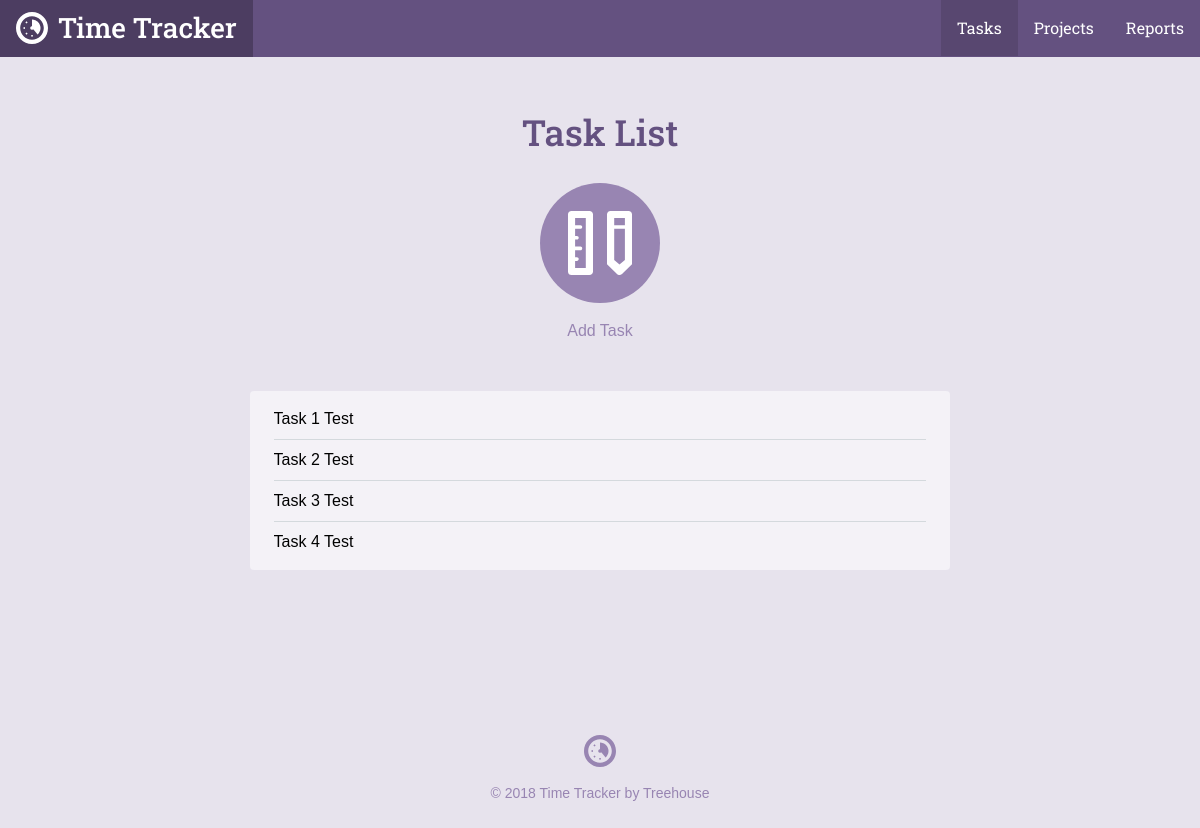
Before: /task_list.php with the older database file.
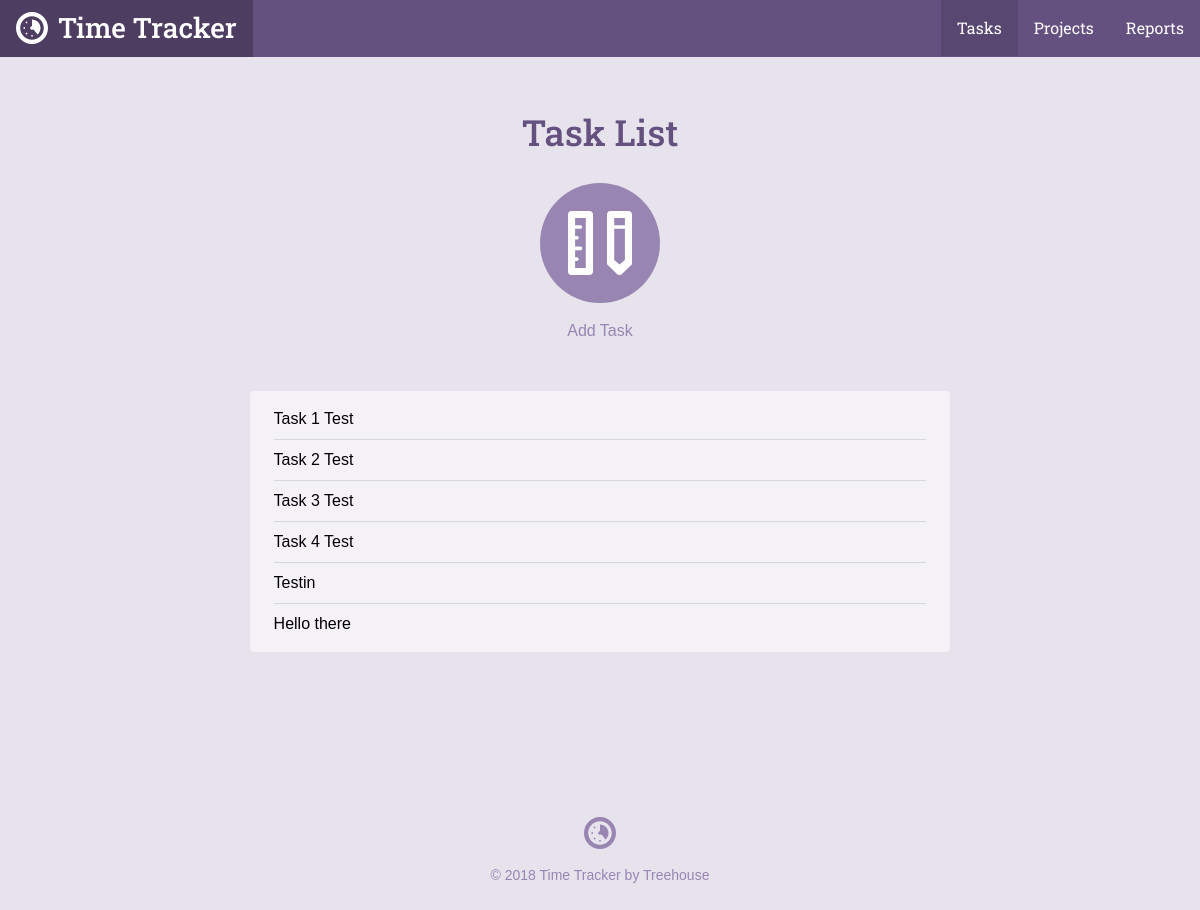
After: the same page with the newer database file.
### tables this page shows
CREATE TABLE `tasks` (
	`task_id`	INTEGER PRIMARY KEY AUTOINCREMENT,
	`project_id`	INTEGER,
	`title`	TEXT,
	`date`	INTEGER NOT NULL,
	`time`	TEXT NOT NULL
);

### inc/functions.php (called while the page is built, shortened)
<?php
function get_task_list() {
    include 'connection.php';
    $sql = 'SELECT tasks.*, projects.title AS project FROM tasks
        JOIN projects ON tasks.project_id = projects.project_id';
    try {
        return $db->query($sql);
    } catch (Exception $e) {
        echo 'Error!: ' . $e->getMessage() . '</br >';
        return array();
    }
}

### task_list.php (the view, shortened to what this page needs)
<?php
require 'inc/functions.php';
$page = "tasks";
include 'inc/header.php';
?>
<div class="section catalog random">
    <div class="col-container page-container">
        <div class="col col-70-md col-60-lg col-center">
            <h1 class="actions-header">Task List</h1>
            <div class="actions-item">
                <a class="actions-link" href="task.php">
                    <span class="actions-icon">
                        <svg viewbox="0 0 64 64"><use xlink:href="#task_icon"></use></svg>
                    </span>
                Add Task</a>
            </div>
            <div class="form-container">
                <ul class="items">
                    <?php foreach (get_task_list() as $item) : ?>
                        <?= '<li>' . $item['title'] . '</li>' ?>
                    <?php endforeach; ?>
                </ul>
            </div>
        </div>
    </div>
</div>
<?php include("inc/footer.php"); ?>

### inc/header.php (shortened to what this page needs)
<html>
<head>
	<link rel="stylesheet" href="css/style.css" type="text/css">
</head>
<body>
	<header class="header">
    <div class="col-container">
  		<h1>
        <a class="logo" href="./">
          <svg viewbox="0 0 64 64" class="logo-icon"><use xlink:href="#logo_icon"></use></svg>
          <span class="logo-name">Time Tracker</span>
        </a>
      </h1>
  		<ul class="nav">
        <li class="nav-item tasks<?php if ($page == "tasks") { echo " on"; } ?>"><a class="nav-link" href="task_list.php">Tasks</a></li>
        <li class="nav-item projects<?php if ($page == "projects") { echo " on"; } ?>"><a class="nav-link" href="project_list.php">Projects</a></li>
        <li class="nav-item reports<?php if ($page == "reports") { echo " on"; } ?>"><a class="nav-link" href="reports.php">Reports</a></li>
      </ul>
    </div>
  </header>
	<div id="content">

### inc/footer.php
</div>
	<footer class="footer">
    <div class="col-container">
      <svg viewbox="0 0 64 64" class="logo-icon"><use xlink:href="#logo_icon"></use></svg>
  		<p class="footer-copy">&copy; <?php echo date("Y"); ?> Time Tracker by Treehouse</p>
    </div>
	</footer>
</body>
</html>

### css/style.css (style rules this page uses)
*,:after,:before { box-sizing:border-box }
html { font-family:sans-serif;-ms-text-size-adjust:100%;-webkit-text-size-adjust:100% }
body { margin:0 }
article,aside,details,figcaption,figure,footer,header,hgroup,main,menu,nav,section,summary { display:block }
a { background-color:transparent }
h1 { font-size:2em;margin:.67em 0 }
svg:not(:root) { overflow:hidden }
html { font-size:100%;line-height:1.5;-webkit-tap-highlight-color:transparent }
body { font-size:1rem;font-family:"Gotham Rounded A","Gotham Rounded B","Helvetica",Helvetica,Arial,sans-serif;font-style:normal;font-weight:400 }
.col { float:left;width:100% }
.col-container:before,.col-container:after { content:" ";display:table }
.col-container:after { clear:both }
.col-center { float:none;margin:0 auto }
@media screen and (min-width: 680px) { .col-70-md { width:70% !important } }
@media screen and (min-width: 960px) { .col-60-lg { width:60% !important } }
h1,h2,h3,h4,h5,h6 { color:#40484a;display:block;font-weight:500;margin:0;text-rendering:optimizeLegibility }
h1 { font-size:2.25rem }
p { color:#576366;font-size:1rem;line-height:1.5;margin:0 }
a { color:#3f8abf;cursor:pointer;transition:color 300ms 0s ease;text-decoration:none }
ul,ol { margin:0;padding:0 0 0 2rem }
body { background-color:#e7e3ed }
h1,h2,h3,h4,h5,h6 { color:#645180;font-family:"Roboto Slab", Helvetica, Arial, sans-serif }
p { color:#7D669E }
.header { background-color:#645180;overflow:hidden }
.header h1 { float:left }
.col-container { margin:0 auto;max-width:1200px }
.logo { display:inline-block;transition:background 200ms ease-in-out }
@media screen { .logo { padding:.4rem 1rem .7rem } }
@media screen and (min-width: 680px) { .logo { padding:.45rem 1rem .5rem } }
.logo-icon { width:32px;fill:#fff;margin-top:5px;float:left }
.footer .logo-icon { float:none;margin-bottom:1rem;fill:#9885b2 }
.logo-name { color:#fff;font-family:"Roboto Slab", Helvetica, Arial, sans-serif;margin-left:10px;font-size:1.75rem }
@media screen { .logo-name { display:none } }
@media screen and (min-width: 680px) { .logo-name { display:inline } }
.nav { float:right;list-style:none }
.nav-item { float:left }
.nav-item.on .nav-link { background-color:#584770;cursor:default }
.nav-link { color:#fff;font-family:"Roboto Slab", Helvetica, Arial, sans-serif;transition:background 200ms ease-in-out;padding:1rem;display:inline-block }
@media screen { .nav-link { font-size:15px } }
@media screen and (min-width: 680px) { .nav-link { font-size:16px } }
.actions-header { margin-bottom:1.5rem }
.actions-item { margin:0 1.5rem }
@media screen and (min-width: 680px) { .actions-item { display:inline-block;float:left } }
.page-container .actions-item { float:none }
.actions-link { transition:color 200ms ease-in-out;color:#9885b2;display:block }
@media screen { .actions-link { margin-bottom:2rem } }
@media screen and (min-width: 680px) { .actions-link { margin-bottom:0 } }
.actions-icon { width:120px;height:120px;transition:background 200ms ease-in-out;display:block;background-color:#9885b2;border-radius:9999px }
@media screen { .actions-icon { margin-bottom:.5rem } }
@media screen and (min-width: 680px) { .actions-icon { margin-bottom:1rem } }
.actions-icon svg { width:64px;height:64px;margin-top:28px;fill:#fff;display:inline-block }
.page-container .actions-icon { margin-left:auto;margin-right:auto }
.page-container { text-align:center }
@media screen { .page-container { padding:1.5rem 1rem 0 1rem } }
@media screen and (min-width: 680px) { .page-container { padding-top:3rem } }
.form-container { background-color:#f4f2f7;border-radius:4px }
@media screen { .form-container { padding:.5rem 1.5rem;margin-top:.5rem;margin-bottom:1.5rem } }
@media screen and (min-width: 680px) { .form-container { padding:.5rem 1.5rem;margin-top:3rem;margin-bottom:0 } }
.items { list-style:none;overflow:hidden;padding:0;margin:0 }
.items li { position:relative;text-align:left;border-bottom:solid 1px #d4d9dd;padding-top:.5rem;padding-bottom:.5rem }
.items li:last-child { border-bottom:none !important }
.footer { padding:5rem 0 0 0;text-align:center }
@media screen { .footer { margin-top:1.5rem;margin-bottom:1.5rem } }
@media screen and (min-width: 680px) { .footer { margin-top:5rem } }
.footer-copy { font-size:.875rem;color:#9885b2 }

Changed rows visible on the page:
added tasks: title "Testin"
added tasks: title "Hello there"
